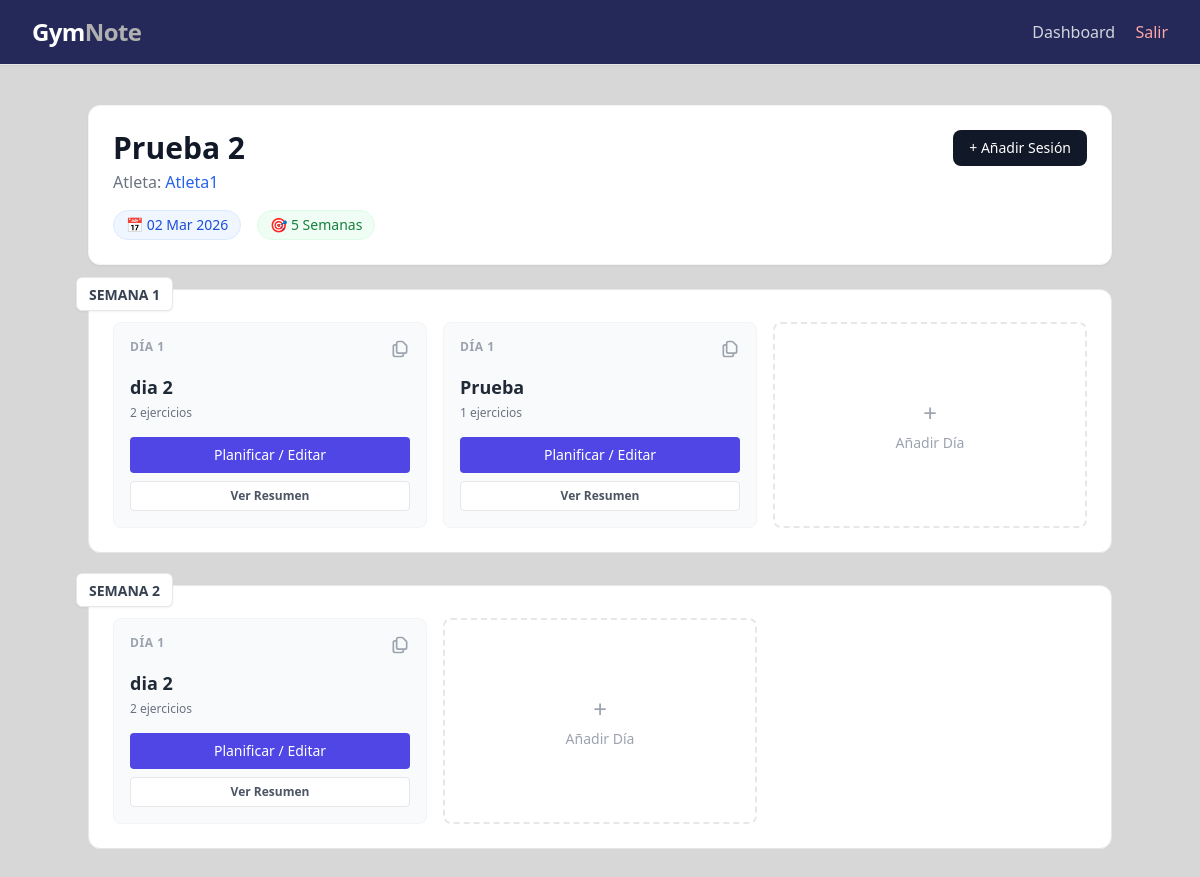
Screenshot of /mesociclo/3/ (signed in) with the database file from the repository.
### core/models.py (models this page shows, shortened)
class Mesociclo(models.Model):
    nombre = models.CharField(max_length=150, help_text="Ej: Bloque Hipertrofia - Enero")
    objetivo = models.CharField(max_length=200, blank=True, help_text="Objetivo principal (ej: Ganar Fuerza)")
    entrenador = models.ForeignKey(
        PerfilUsuario,
        on_delete=models.CASCADE,
        limit_choices_to={'tipo': 'entrenador'},
        related_name='mesociclos_creados'
    )
    atleta = models.ForeignKey(
        PerfilUsuario,
        on_delete=models.CASCADE,
        limit_choices_to={'tipo': 'atleta'},
        related_name='mesociclos'
    )
    fecha_inicio = models.DateField(default=timezone.now, verbose_name="Fecha de Inicio")
    semanas_objetivo = models.PositiveIntegerField(
        default=4,
        help_text="Duración planeada en semanas"
    )
    activo = models.BooleanField(default=True, help_text="Si está activo, aparece en el dashboard")
    notas = models.TextField(blank=True)
    created_at = models.DateTimeField(auto_now_add=True)
    class Meta:
        verbose_name = "Mesociclo"
        verbose_name_plural = "Mesociclos"
        ordering = ["-created_at"]

class PerfilUsuario(models.Model):
    TIPO_USUARIO = [
        ('entrenador', 'Entrenador'),
        ('atleta', 'Atleta'),
    ]
    user = models.OneToOneField(
        User,
        on_delete=models.CASCADE,
        related_name='perfil'  # Permite acceder al perfil mediante user.perfil
    )
    tipo = models.CharField(max_length=20, choices=TIPO_USUARIO)
    nombre = models.CharField(max_length=100)
    email = models.EmailField(unique=True)
    peso = models.DecimalField(
        max_digits=5,
        decimal_places=2,
        null=True,
        blank=True,
        help_text="Peso en kilogramos (solo atletas)"
    )
    entrenador = models.ForeignKey(
        'self',
        on_delete=models.SET_NULL,
        null=True,
        blank=True,
        related_name='atletas',
        help_text="Entrenador asignado (solo para atletas)"
    )
    class Meta:
        verbose_name = "Perfil de Usuario"
        verbose_name_plural = "Perfiles de Usuarios"
        ordering = ["nombre"]

class Entrenamiento(models.Model):
    entrenador = models.ForeignKey(
        PerfilUsuario,
        on_delete=models.CASCADE,
        limit_choices_to={'tipo': 'entrenador'},  # Restringe la selección a usuarios con rol de entrenador.
        related_name='entrenamientos_creados'
    )
    atleta = models.ForeignKey(
        PerfilUsuario,
        on_delete=models.CASCADE,
        limit_choices_to={'tipo': 'atleta'},  # Restringe la selección a usuarios con rol de atleta.
        related_name='entrenamientos'
    )
    mesociclo = models.ForeignKey(
        Mesociclo,
        on_delete=models.SET_NULL,
        null=True,
        blank=True,
        related_name='entrenamientos',
        help_text="Bloque al que pertenece este entreno"
    )
    nombre = models.CharField(max_length=150, help_text="Nombre de la sesión (ej: Torso A)")
    notas = models.TextField(blank=True, help_text="Notas o comentarios del entrenamiento")
    semana = models.PositiveIntegerField(
        default=1,
        help_text="Número de semana dentro del mesociclo"
    )
    dia_orden = models.PositiveIntegerField(
        default=1,
        help_text="Orden de la sesión en la semana (1, 2, 3...)"
    )
    created_at = models.DateTimeField(auto_now_add=True)
    updated_at = models.DateTimeField(auto_now=True)
    class Meta:
        verbose_name = "Entrenamiento"
        verbose_name_plural = "Entrenamientos"
        ordering = ["-created_at"]
    nombre = models.CharField(max_length=150, help_text="Nombre del entrenamiento")
    notas = models.TextField(blank=True, help_text="Notas o comentarios del entrenamiento")
    ejercicios = models.ManyToManyField(
        Ejercicio,
        through='DetalleEntrenamiento',
        related_name='entrenamientos'
    )
    created_at = models.DateTimeField(auto_now_add=True)
    updated_at = models.DateTimeField(auto_now=True)
    class Meta:
        verbose_name = "Entrenamiento"
        verbose_name_plural = "Entrenamientos"
        ordering = ["-created_at"]  # Orden descendente por fecha de creación.

### core/views.py (the view)
# urls.py: path('mesociclo/<int:pk>/', MesocicloDetailView.as_view(), name='mesociclo_detalle'),
class MesocicloDetailView(LoginRequiredMixin, DetailView):
    model = Mesociclo
    template_name = "core/mesociclos/detalle.html"
    context_object_name = "mesociclo"
    def get_context_data(self, **kwargs):
        context = super().get_context_data(**kwargs)
        entrenamientos = self.object.entrenamientos.order_by('semana', 'dia_orden')
        semanas = {}
        for entreno in entrenamientos:
            if entreno.semana not in semanas:
                semanas[entreno.semana] = []
            semanas[entreno.semana].append(entreno)
        context['semanas_dict'] = semanas
        return context

### templates/core/mesociclos/detalle.html (shortened to what this page needs)
{% extends 'base.html' %}
{% block content %}
<div class="max-w-5xl mx-auto space-y-6">
    <div class="bg-white rounded-xl shadow-sm p-6 border border-gray-100 flex justify-between items-start">
        <div>
            <h1 class="text-3xl font-bold text-gray-900">{{ mesociclo.nombre }}</h1>
            <p class="text-gray-500 mt-1">Atleta: <span class="font-medium text-blue-600">{{ mesociclo.atleta.nombre }}</span></p>
            <div class="flex gap-4 mt-4 text-sm text-gray-600">
                <span class="bg-blue-50 text-blue-700 px-3 py-1 rounded-full border border-blue-100">
                    📅 {{ mesociclo.fecha_inicio|date:"d M Y" }}
                </span>
                <span class="bg-green-50 text-green-700 px-3 py-1 rounded-full border border-green-100">
                    🎯 {{ mesociclo.semanas_objetivo }} Semanas
                </span>
            </div>
        </div>
        {% if request.user.perfil.tipo == 'entrenador' %}
        <a href="{% url 'entrenamiento_crear' %}?mesociclo={{ mesociclo.id }}" class="bg-gray-900 hover:bg-black text-white px-4 py-2 rounded-lg text-sm font-medium transition-colors">
            + Añadir Sesión
        </a>
        {% endif %}
    </div>
    <div class="space-y-8">
        {% for semana_num, entrenamientos in semanas_dict.items %}
        <div class="relative">
            <div class="absolute -left-3 -top-3 bg-white border border-gray-200 px-3 py-1 rounded-md shadow-sm z-10">
                <span class="text-sm font-bold text-gray-700">SEMANA {{ semana_num }}</span>
            </div>
            <div class="bg-white rounded-xl border border-gray-200 p-6 pt-8 grid grid-cols-1 md:grid-cols-2 lg:grid-cols-3 gap-4">
                {% for entreno in entrenamientos %}
                <div class="group relative flex flex-col justify-between bg-gray-50 hover:bg-blue-50 border border-gray-100 hover:border-blue-200 rounded-lg p-4 transition-all duration-200">
                    <div>
                        <div class="flex justify-between items-start mb-2">
                            <span class="text-xs font-bold text-gray-400 uppercase tracking-wider">DÍA {{ entreno.dia_orden }}</span>
                            {% if request.user.perfil.tipo == 'entrenador' %}
                            <form action="{% url 'entrenamiento_clonar' entreno.pk %}" method="POST" onsubmit="return confirm('¿Crear la Semana {{ semana_num|add:1 }} basada en esta sesión?');">
                                <button type="submit" title="Clonar a la siguiente semana" class="text-gray-400 hover:text-purple-600 transition-colors">
                                </button>
                            </form>
                            {% endif %}
                        </div>
                        <h3 class="font-bold text-gray-800 text-lg mb-1">{{ entreno.nombre }}</h3>
                        <p class="text-xs text-gray-500 mb-4">{{ entreno.detalles.count }} ejercicios</p>
                    </div>
                    {% if request.user.perfil.tipo == 'entrenador' %}
                        <div class="flex flex-col gap-2">
                            <a href="{% url 'entrenamiento_update' entreno.pk %}" class="w-full text-center bg-indigo-600 hover:bg-indigo-700 text-white font-medium py-2 rounded transition-colors text-sm">
                                Planificar / Editar
                            </a>
                            <a href="{% url 'entrenamiento_detail' entreno.pk %}" class="w-full text-center bg-white border border-gray-200 hover:bg-gray-50 text-gray-600 py-1.5 rounded transition-colors text-xs font-semibold">
                                Ver Resumen
                            </a>
                        </div>
                    {% else %}
                        <a href="{% url 'detalle_rutina' entreno.pk %}" class="w-full text-center bg-indigo-600 hover:bg-indigo-700 text-white font-bold py-2 rounded transition-colors text-sm shadow-sm flex items-center justify-center gap-2">
                            <span>💪</span> Entrenar
                        </a>
                    {% endif %}
                </div>
                {% endfor %}
                {% if request.user.perfil.tipo == 'entrenador' %}
                <a href="{% url 'entrenamiento_crear' %}?mesociclo={{ mesociclo.id }}&semana={{ semana_num }}" class="flex flex-col items-center justify-center border-2 border-dashed border-gray-200 rounded-lg p-4 text-gray-400 hover:text-blue-500 hover:border-blue-300 transition-colors h-full min-h-[140px]">
                    <span class="text-2xl mb-1">+</span>
                    <span class="text-sm font-medium">Añadir Día</span>
                </a>
                {% endif %}
            </div>
        </div>
        {% endfor %}
    </div>
</div>
{% endblock %}

### rows the page displays
Mesociclo: nombre "Prueba 2", atleta.nombre "Atleta1", fecha_inicio "02 Mar 2026", semanas_objetivo "5"
Entrenamiento: semana_num "1", dia_orden "1", nombre "dia 2", detalles.count "2"
Entrenamiento: dia_orden "1", nombre "Prueba", detalles.count "1"
Entrenamiento: semana "2", dia_orden "1", nombre "dia 2", detalles.count "2"
